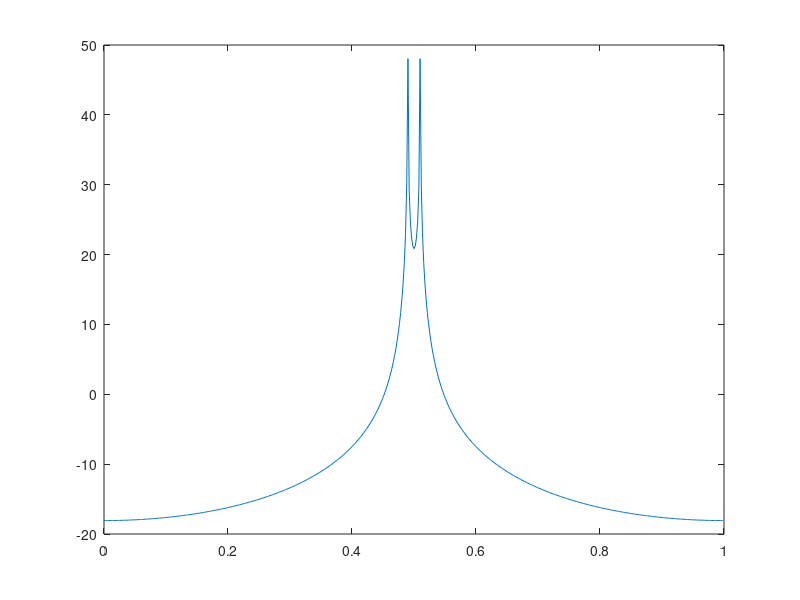

Write the MATLAB code that produced this figure. (Note: this script raises an error after producing the figure.)
Lh = 256;
N = 4.095; %to get a power of 2
%N = 0.4095; %for 500
n = 0:0.001:N;
%n = 0:0.0001:N; %for 500
%fo = 1/16;
fo = 10;
%fo = 40; 
%fo = 150; 
%fo = 350; 
%fo = 500;
x = cos(2*pi*fo*n);
nfft = 2^9;
nvals = (0:1:nfft-1)/nfft;
%nvals = (0:1:nfft-1);
plot(nvals,20*log10(abs(fftshift(fft(x,nfft)))));
%plot(n,x)
s1 = 'cos_';
s2 = string(fo);
s3 = '.bin';
s_1 = strcat(s1,s2);
s = strcat(s_1,s3);
fid = fopen(s, 'w');
fwrite(fid,[1 size(x) 11025 0], 'int');
fwrite(fid,x(:),'float');
fclose(fid);